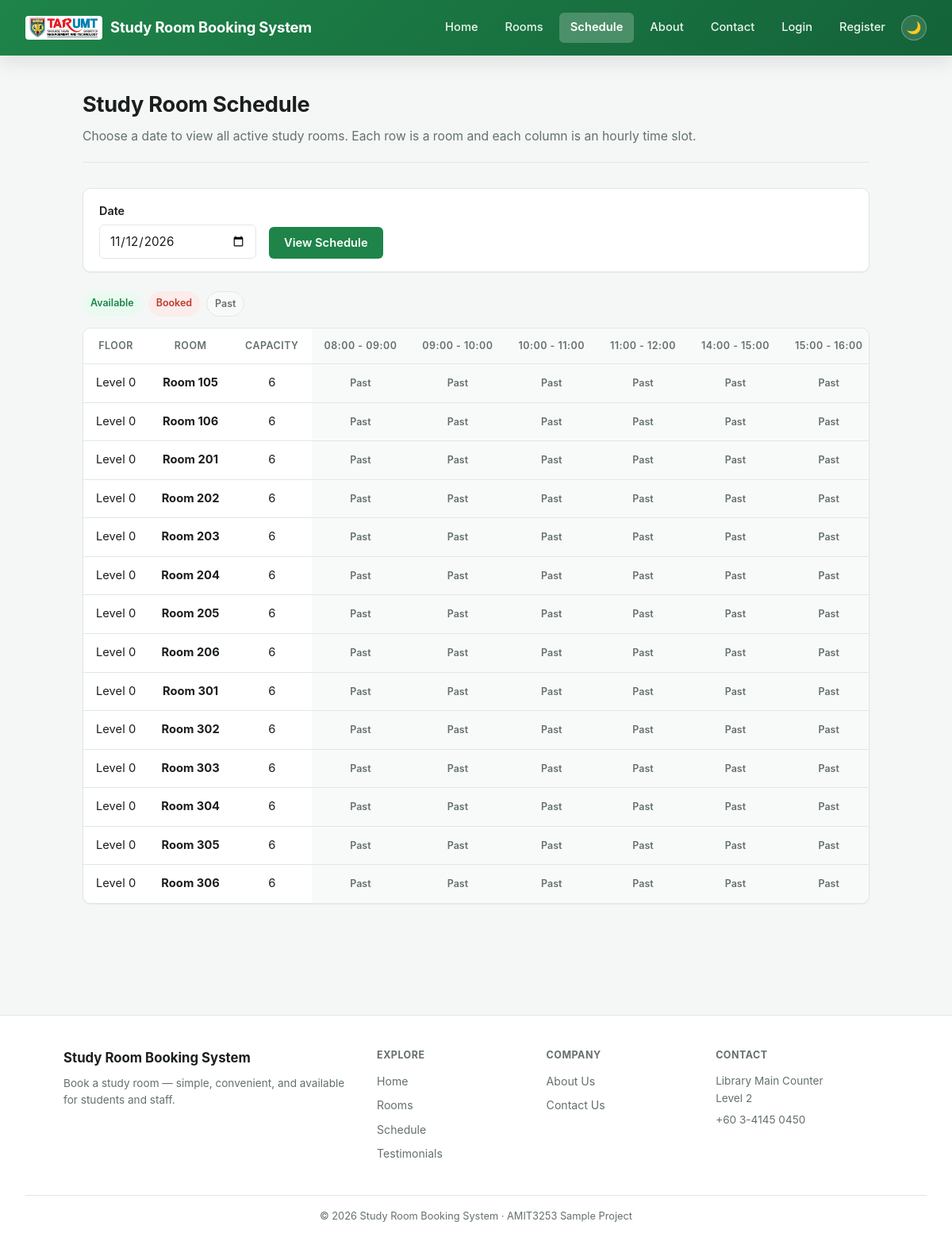
/schedule.php, run on an earlier commit of the app's database.
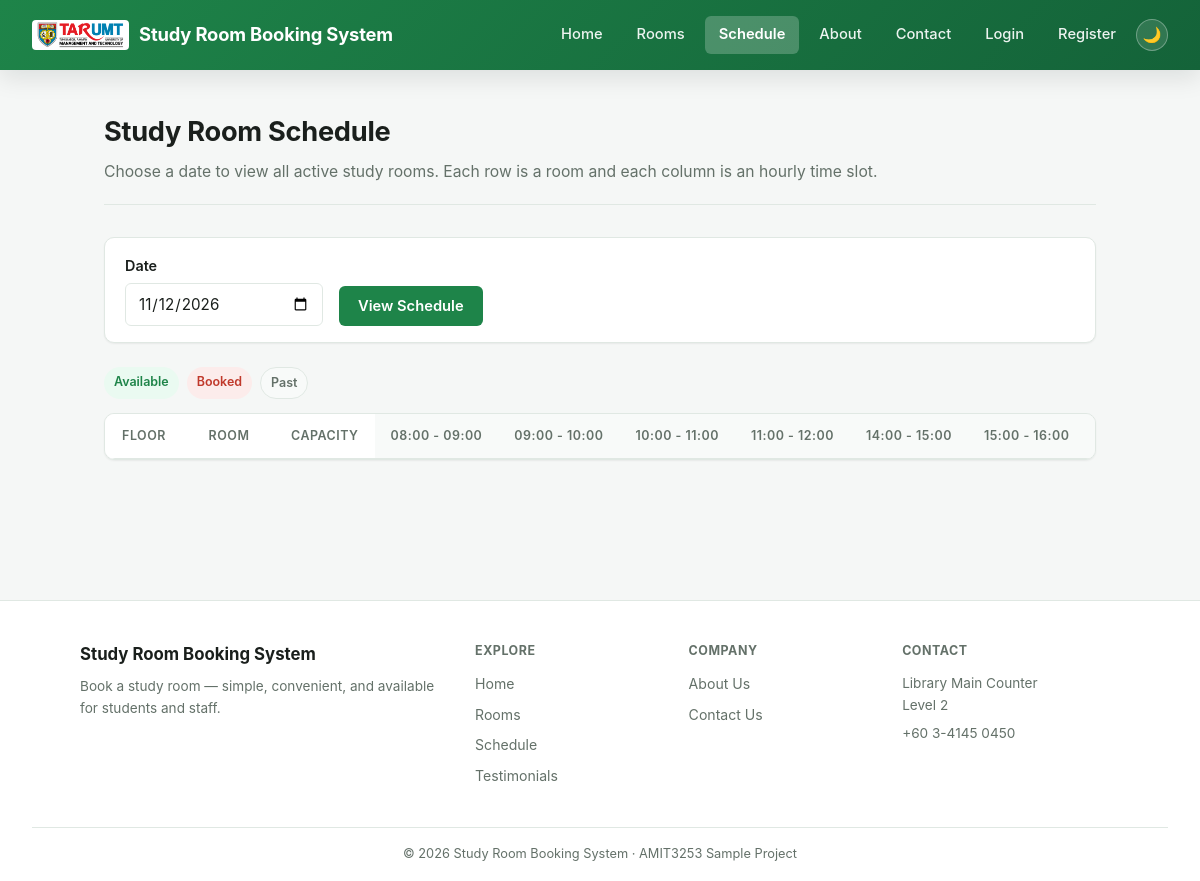
And on a later commit of the database.
### tables this page shows
CREATE TABLE rooms (
  id INT UNSIGNED AUTO_INCREMENT PRIMARY KEY,
  room_name VARCHAR(100) NOT NULL UNIQUE,
  floor TINYINT UNSIGNED NOT NULL,
  location VARCHAR(100) NOT NULL,
  capacity SMALLINT UNSIGNED NOT NULL DEFAULT 1,
  facilities TEXT NULL,
  image_url VARCHAR(500) NULL,
  is_active TINYINT(1) NOT NULL DEFAULT 1,
  created_at TIMESTAMP NOT NULL DEFAULT CURRENT_TIMESTAMP,
  INDEX idx_rooms_floor_active (floor, is_active)
);

### auth.php (called while the page is built, shortened)
<?php
function current_user_id() {
    return $_SESSION['user_id'] ?? null;
}

### helpers.php (called while the page is built, shortened)
<?php
function campus_time_slots() {
    return [
        '08:00 - 09:00',
        '09:00 - 10:00',
        '10:00 - 11:00',
        '11:00 - 12:00',
        '14:00 - 15:00',
        '15:00 - 16:00',
        '16:00 - 17:00',
        '17:00 - 18:00',
        '18:00 - 19:00',
        '19:00 - 20:00',
        '20:00 - 21:00',
    ];
}
function is_slot_in_past($date, $timeSlot) {
    $startTime = trim(explode(' - ', $timeSlot)[0] ?? '');
    $slotStart = strtotime($date . ' ' . $startTime);
    return $slotStart !== false && $slotStart < time();
}

### schedule.php (the view, shortened to what this page needs)
<?php
require 'config.php';
require 'auth.php';
require 'helpers.php';
$date = $_GET['date'] ?? date('Y-m-d');
$rooms = $conn->query("SELECT * FROM rooms WHERE is_active = 1 ORDER BY floor, room_name")->fetch_all(MYSQLI_ASSOC);
$bookingsByRoomSlot = [];
$timeSlots = campus_time_slots();
require 'partials/header.php';
?>
<div class="page-header">
<h1>Study Room Schedule</h1>
<p>Choose a date to view all active study rooms. Each row is a room and each column is an hourly time slot.</p>
</div>
<form method="get" class="filter-bar schedule-filter">
<label>Date <input type="date" name="date" value="<?= htmlspecialchars($date) ?>" min="<?= date('Y-m-d') ?>"></label>
<button type="submit">View Schedule</button>
</form>
<div class="schedule-legend">
<span class="schedule-key available">Available</span>
<span class="schedule-key booked">Booked</span>
<span class="schedule-key past">Past</span>
</div>
<div class="schedule-table-wrap">
<table class="schedule-table">
<thead>
<tr>
<th>Floor</th>
<th>Room</th>
<th>Capacity</th>
<?php foreach ($timeSlots as $slot): ?><th><?= htmlspecialchars($slot) ?></th><?php endforeach; ?>
</tr>
</thead>
<tbody>
<?php foreach ($rooms as $r): ?>
<?php
    $floor = 'Level ' . (int)$r['floor'];
    $roomBookings = $bookingsByRoomSlot[(int)$r['id']] ?? [];
?>
<tr>
<td><?= htmlspecialchars($floor) ?></td>
<td><strong><?= htmlspecialchars($r['room_name']) ?></strong></td>
<td><?= (int)$r['capacity'] ?></td>
<?php foreach ($timeSlots as $slot): ?>
<?php
    $booked = isset($roomBookings[$slot]);
    $past = $date === date('Y-m-d') && is_slot_in_past($date, $slot);
    $statusClass = $booked ? 'booked' : ($past ? 'past' : 'available');
?>
<td class="schedule-cell <?= $statusClass ?>">
<?php if ($booked): ?>
<span class="schedule-status">Booked</span>
<?php elseif ($past): ?>
<span class="schedule-status">Past</span>
<?php elseif (current_user_id()): ?>
<a href="create.php?room_id=<?= (int)$r['id'] ?>&booking_date=<?= urlencode($date) ?>&time_slot=<?= urlencode($slot) ?>" class="schedule-status schedule-link">Available</a>
<?php else: ?>
<a href="login.php" class="schedule-status schedule-link">Available</a>
<?php endif; ?>
</td>
<?php endforeach; ?>
</tr>
<?php endforeach; ?>
</tbody>
</table>
</div>
<?php require 'partials/footer.php'; ?>

### partials/header.php (shortened to what this page needs)
<?php
require_once __DIR__ . '/../helpers.php';
$loggedIn = current_user_id() !== null;
$currentPage = basename($_SERVER['PHP_SELF']);
function nav_active($page, $current) {
    return $page === $current ? ' active' : '';
}
?>
<!DOCTYPE html>
<html>
<head>
<link rel="stylesheet" href="style.css?v=<?= @filemtime(__DIR__ . '/../style.css') ?>">
</head>
<body>
<nav class="navbar">
<a class="brand" href="index.php"><img src="assets/tarumt-logo.png" alt="TAR UMT" class="brand-logo">Study Room Booking System</a>
<div class="nav-links">
<a href="index.php" class="<?= trim(nav_active('index.php', $currentPage)) ?>">Home</a>
<a href="rooms.php" class="<?= trim(nav_active('rooms.php', $currentPage)) ?>">Rooms</a>
<a href="schedule.php" class="<?= trim(nav_active('schedule.php', $currentPage)) ?>">Schedule</a>
<a href="about.php" class="<?= trim(nav_active('about.php', $currentPage)) ?>">About</a>
<a href="contact.php" class="<?= trim(nav_active('contact.php', $currentPage)) ?>">Contact</a>
<?php if ($loggedIn): ?>
<div class="user-menu">
<button type="button" class="nav-user user-menu-trigger" aria-haspopup="true" aria-expanded="false">
<span class="user-avatar"><?= htmlspecialchars(mb_strtoupper(mb_substr(current_user_name(), 0, 1))) ?></span> Hi, <?= htmlspecialchars(current_user_name()) ?>
</button>
<div class="user-menu-dropdown">
<a href="account.php">My Account</a>
<a href="logout.php">Logout</a>
</div>
</div>
<?php else: ?>
<a href="login.php">Login</a>
<a href="register.php">Register</a>
<?php endif; ?>
<button id="theme-toggle" class="theme-toggle" type="button" aria-label="Toggle dark mode">&#9728;</button>
</div>
</nav>
<main class="container">

### partials/footer.php (shortened to what this page needs)
</main>
<footer class="site-footer">
<div class="footer-grid">
<div class="footer-brand">
<div class="footer-brand-name">Study Room Booking System</div>
<p>Book a study room &mdash; simple, convenient, and available for students and staff.</p>
</div>
<div class="footer-links">
<h4>Explore</h4>
<a href="index.php">Home</a>
<a href="rooms.php">Rooms</a>
<a href="schedule.php">Schedule</a>
<a href="testimonials.php">Testimonials</a>
</div>
<div class="footer-links">
<h4>Company</h4>
<a href="about.php">About Us</a>
<a href="contact.php">Contact Us</a>
</div>
<div class="footer-links">
<h4>Contact</h4>
<p>Library Main Counter<br>Level 2</p>
<p>+60 3-4145 0450</p>
</div>
</div>
<div class="footer-bottom">
<p>&copy; <?= date('Y') ?> Study Room Booking System &middot; AMIT3253 Sample Project</p>
</div>
</footer>
</body>
</html>

What changed in the data, as far as the page shows it:
removed rooms: floor "Level 0", room_name "Room 105", capacity "6"
removed rooms: floor "Level 0", room_name "Room 106", capacity "6"
removed rooms: floor "Level 0", room_name "Room 201", capacity "6"
removed rooms: floor "Level 0", room_name "Room 202", capacity "6"
removed rooms: floor "Level 0", room_name "Room 203", capacity "6"
removed rooms: floor "Level 0", room_name "Room 204", capacity "6"
removed rooms: floor "Level 0", room_name "Room 205", capacity "6"
removed rooms: floor "Level 0", room_name "Room 206", capacity "6"
removed rooms: floor "Level 0", room_name "Room 301", capacity "6"
removed rooms: floor "Level 0", room_name "Room 302", capacity "6"
removed rooms: floor "Level 0", room_name "Room 303", capacity "6"
removed rooms: floor "Level 0", room_name "Room 304", capacity "6"
removed rooms: floor "Level 0", room_name "Room 305", capacity "6"
removed rooms: floor "Level 0", room_name "Room 306", capacity "6"
